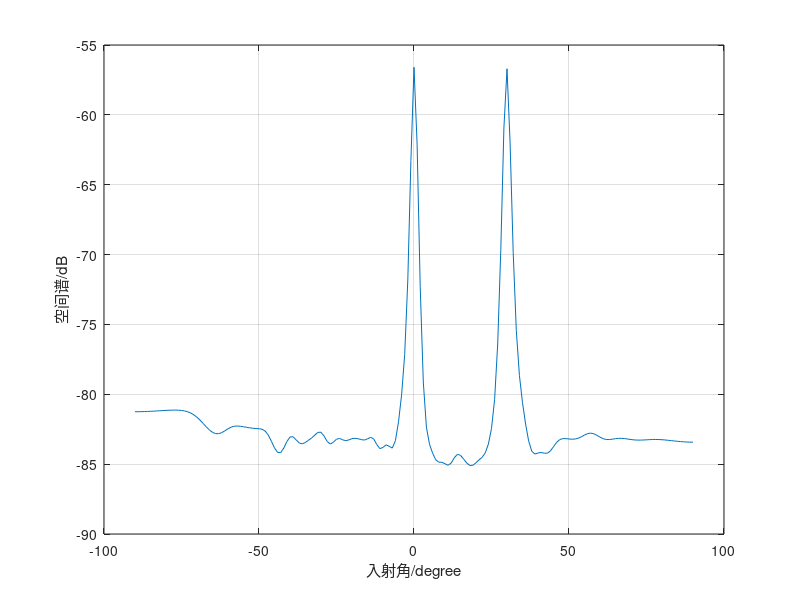

Here is the MATLAB script that generated this plot:
clc
clear all
close all
M=12;               %阵元数
N=200;              %快拍数
ts=0.01;            %时域采样间隔
f0=100;             %入射信号中心频率
f1=80;              %入射信号最低频率
f2=120;             %入射信号最高频率
c=1500;             %声速
lambda=c/f0;        %波长
d=lambda/2;         %阵元间距
SNR=15;             %信噪比
b=pi/180;
theat1=30*b;        %入射信号波束角1
theat2=0*b;         %入射信号波束角2
n=ts:ts:N*ts;
theat=[theat1 theat2]';
%%%%%%%%%%%%%%%%%%%%%%%%%%produce signal
s1=chirp(n,80,1,120);                    %生成线性调频信号1；
sa=fft(s1,2048);                         %进行FFT
%figure,%specgram(s1,256,1E3,256,250);   %频谱图
s2=chirp(n+0.100,80,1,120);              %生成线性调频信号2
sb=fft(s2,2048);                         %进行FFT

%%%%%%%%%%%%%ISM算法
P=1:2;
a=zeros(M,2);
sump=zeros(1,181);
for i=1:N
    f=80+(i-1)*1.0;
    s=[sa(i) sb(i)]';
    for m=1:M
        a(m,P)=exp(-j*2*pi*f*d/c*sin(theat(P))*(m-1))';
    end
    R=a*(s*s')*a';
    [em,zm]=eig(R);
    [zm1,pos1]=max(zm);
    for l=1:2
        [zm2,pos2]=max(zm1);
        zm1(:,pos2)=[];
        em(:,pos2)=[];
    end
    k=1; 
    for ii=-90:1:90
        arfa=sin(ii*b)*d/c;
        for iii=1:M
            tao(1,iii)=(iii-1)*arfa;
        end
        A=[exp(-j*2*pi*f*tao)]';
        p(k)=A'*em*em'*A;
        k=k+1;
    end
    sump=sump+abs(p);
end
pmusic=1/33*sump;
pm=1./pmusic;
thetaesti=-90:1:90;
plot(thetaesti,20*log(abs(pm)));      %绘制空间谱
xlabel('入射角/degree');
ylabel('空间谱/dB');
grid on


